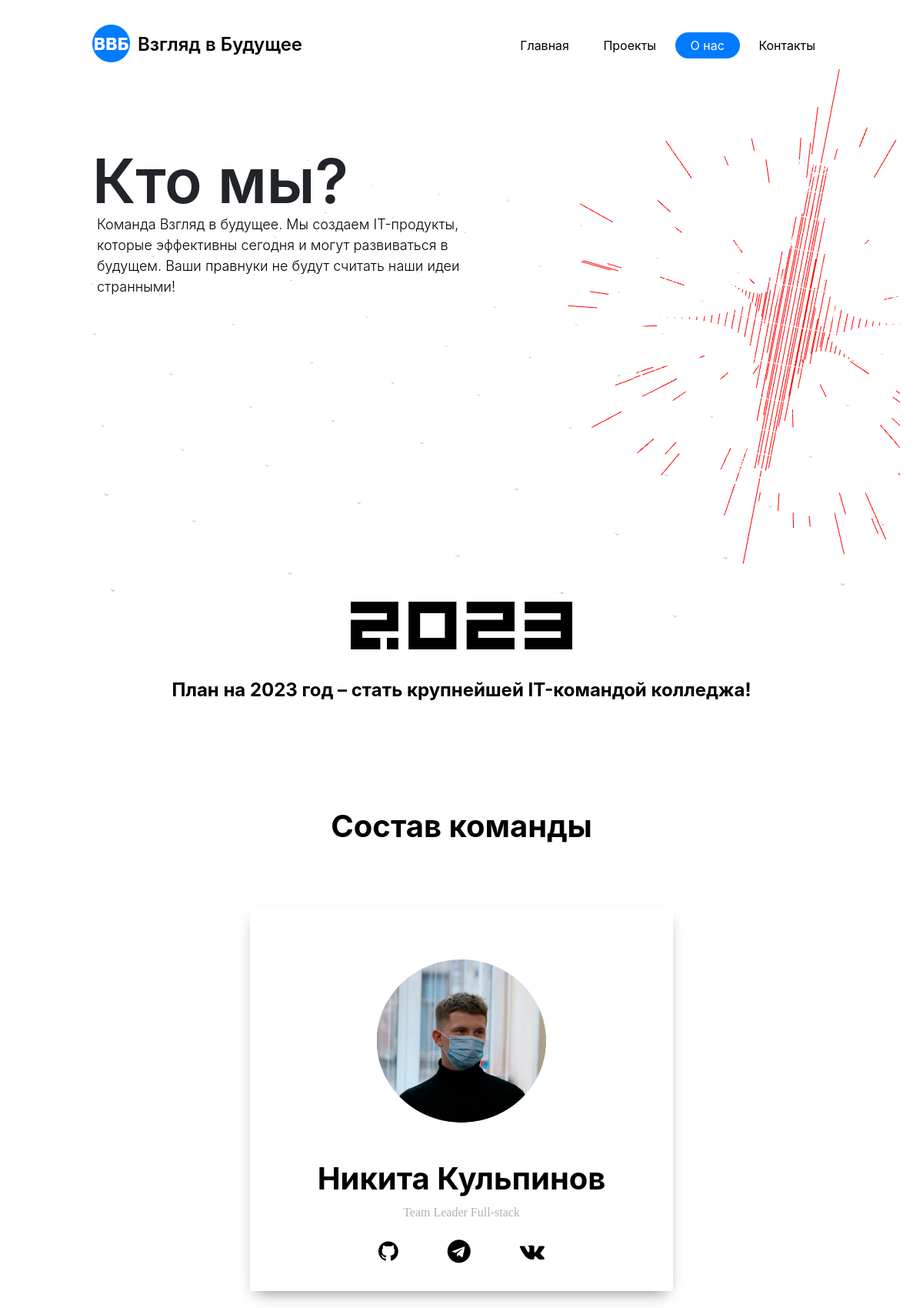
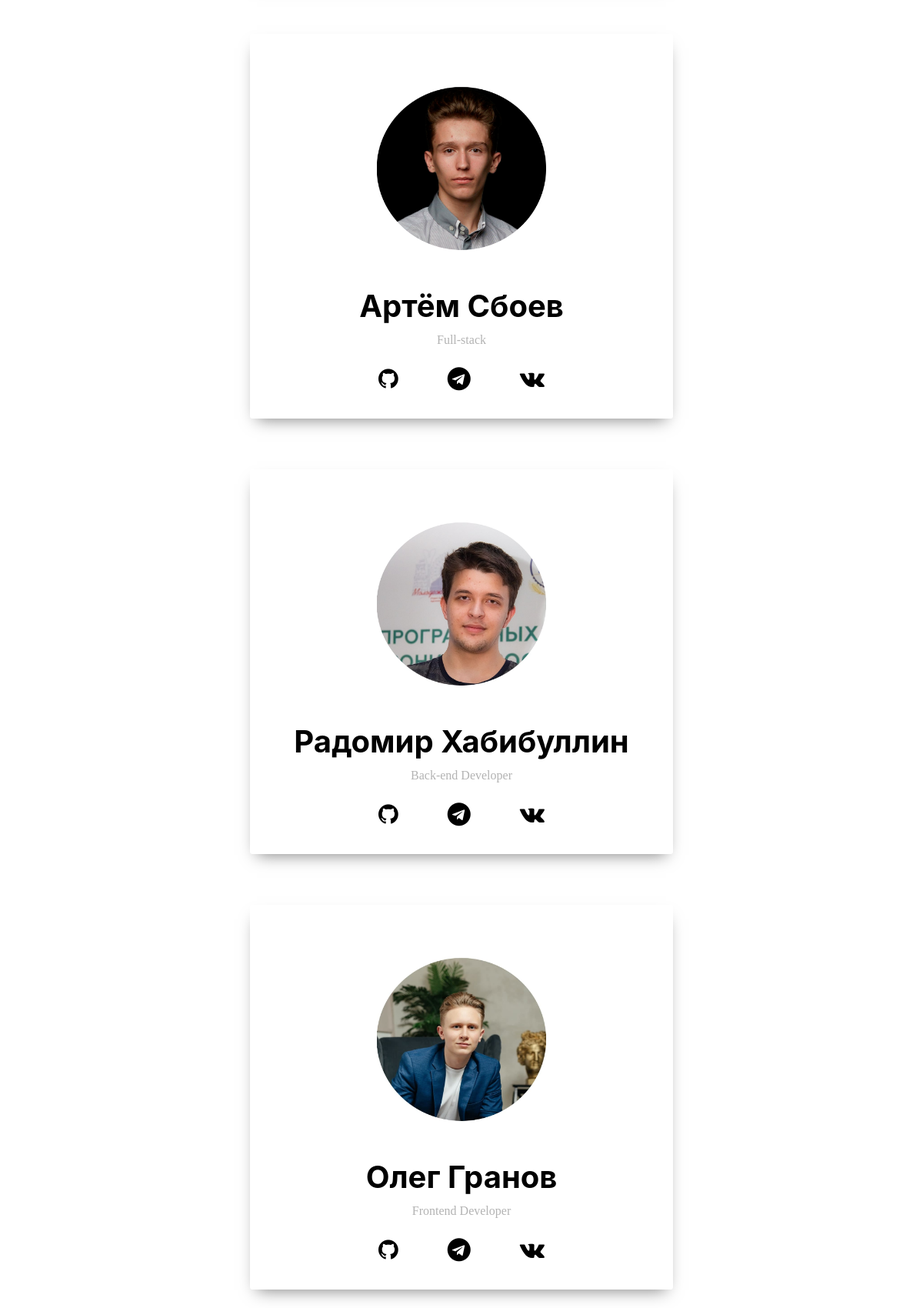
The page /about/ (upper part) on the database its author committed (2 pictures, top to bottom).
### about/models.py (models this page shows, shortened)
class Team(models.Model):
    team_title = models.CharField('Имя Фамилия', max_length=100)
    team_image = models.ImageField('Изображение', upload_to='project/images/')
    team_description = models.CharField('HardSkills', max_length=50)
    team_url_github = models.URLField('Ссылкa github', blank=True)
    team_url_telegram = models.URLField('Ссылкa telegram', blank=True)
    team_url_vk = models.URLField('Ссылкa vk', blank=True)
    class Meta:
        verbose_name = 'Человека'
        verbose_name_plural = 'Команда'

### about/views.py (the view)
# urls.py: path('about/', views.about, name='about'),
def about(request):
    awards = Awards.objects.all()
    team = Team.objects.all()
    return render(request, 'about/about.html', {'awards': awards, 'team': team})

### about/templates/about/about.html (shortened to what this page needs)
{% extends "about/layout.html" %}
{% load static %}
{% block content %}
      <div id="particles-js"></div>
      <section class="sec_info">
        <div class="intro" id="intro"></div>
        <div class="container sec_info_text">
          <div class="text_about_left">
            <h1>Кто мы?</h1>
            <p>Команда Взгляд в будущее.  Мы создаем  IT-продукты, которые эффективны сегодня и могут развиваться в будущем. Ваши правнуки не будут считать наши идеи странными!</p>
            </div>
        </div>
      </section>
      <section class="plan">
        <div class="container">
          <img src="{% static 'index/img/icon_15.jpg' %}" width="30%">
          <h1><strong>План на 2023 год – стать крупнейшей IT-командой колледжа!</strong></h1>
        </div>
      </section>
      <section class="sostav">
        <div class="structure">
          <h1 class="fw-bold">Состав команды</h1>
            {% for team in team %}
            <div class="card">
                <img src="{{ team.team_image.url }}" alt="..." class="round" height="60%" width="40%">
                <div class="card_name">
                  <h1><strong>{{ team.team_title }}</strong></h1>
                </div>
                <div class="card_spec">
                  <p class="title">{{ team.team_description }}</p>
                </div>
                  <a class="icon" href="{{ team.team_url_github }}"><i class="fa fa-github"></i></a>
                  <a class="icon" href="{{ team.team_url_telegram }}"><i class="fa fa-telegram"></i></a>
                  <a class="icon" href="{{ team.team_url_vk }}"><i class="fa fa-vk"></i></a>
            </div>
            {% endfor %}
        </div>
      </section>
{% endblock %}

### index/static/index/css/style.css (style rules this page uses)
body { font-family: "Open Sans", -apple-system, BlinkMacSystemFont, "Segoe UI", Roboto, "Helvetica Neue", Arial, "Noto Sans", sans-serif, "Apple Color Emoji", "Segoe UI Emoji", "Segoe UI Symbol", "Noto Color Emoji"; height: 100vh; position: relative; overflow-x: hidden; }
body:before { content: ""; position: absolute; top: 0; left: 0; right: 0; bottom: 0; background: rgba(0, 0, 0, 0.5); -webkit-transition: .3s all ease; -o-transition: .3s all ease; transition: .3s all ease; opacity: 0; visibility: hidden; z-index: 1; }
p { color: #b3b3b3; font-weight: 300; }
h1, h2, h3, h4, h5, h6, .h1, .h2, .h3, .h4, .h5, .h6 { font-family: "Open Sans", -apple-system, BlinkMacSystemFont, "Segoe UI", Roboto, "Helvetica Neue", Arial, "Noto Sans", sans-serif, "Apple Color Emoji", "Segoe UI Emoji", "Segoe UI Symbol", "Noto Color Emoji"; }
a { -webkit-transition: .3s all ease; -o-transition: .3s all ease; transition: .3s all ease; }
a, a:hover { text-decoration: none !important; }
a { color: #000000 !important; }
.intro { position: absolute; right: 30px; top: 90px; height: 90%; width: 90%; z-index: -2; }
.sec_info { width: 100%; height: 700px; display: flex; justify-content: center; }
.sostav { width: 100%; height: 100%; overflow:hidden; color: rgb(0, 0, 0); }
.structure { text-align: center; }
.fw-bold { margin-top: 50px; margin-bottom: 50px; position: relative; z-index: 1000; }
.card { border-top-left-radius: calc(.25rem - 1px) !important; border-top-right-radius: calc(.25rem - 1px) !important; border-bottom-right-radius: calc(.25rem - 1px) !important; border-bottom-left-radius: calc(.25rem - 1px) !important; max-width: 550px; width:100%; height: 500px; font-family: 'Droid Serif', serif; color:rgb(0, 0, 0); top: 20%; right: 0; left: 0; margin: 30px; overflow: hidden; border: 0px !important; box-shadow: 0px 10px 20px -9px rgba(0, 0, 0, 0.5); text-align: center; transition:all 0.4s; background: #fff center no-repeat; background-size: 100%; display:inline-block; }
.round { display: block; margin: 0 auto; margin-top: 30px; }
.icon { font-size: 30px; height: 100px; width: 100px; color: #000; margin: 30px; }
.plan { text-align: center; width: 100%; height: 300px; display: flex; position: relative; -webkit-box-align: center; align-items: center; color: rgb(0, 0, 0); overflow: hidden; display: flex; justify-content: center; }
.plan h1 { font-size: 24px; line-height: 26px; margin-top: 40px; position: relative; }
.sec_info_text h1 { font-size: 80px; font-weight: 600; line-height: 70px; width: 540px; }
.sec_info_text p { font-size: 18px; color: rgba(0 0 0); width: 500px; }
.sec_info_text { position: relative; top: 200px; }
#particles-js { position: absolute; width: 100%; height: 2325px; z-index: -1; }
.text_about_left p { margin-left: 6px; }
.container { margin: 0; padding: 0; width: 80%; }

### rows shown on the page
Team: team_image (picture), team_title "Никита Кульпинов", team_description "Team Leader Full-stack"
Team: team_image (picture), team_title "Артём Сбоев", team_description "Full-stack"
Team: team_image (picture), team_title "Радомир Хабибуллин", team_description "Back-end Developer"
Team: team_image (picture), team_title "Олег Гранов", team_description "Frontend Developer"
